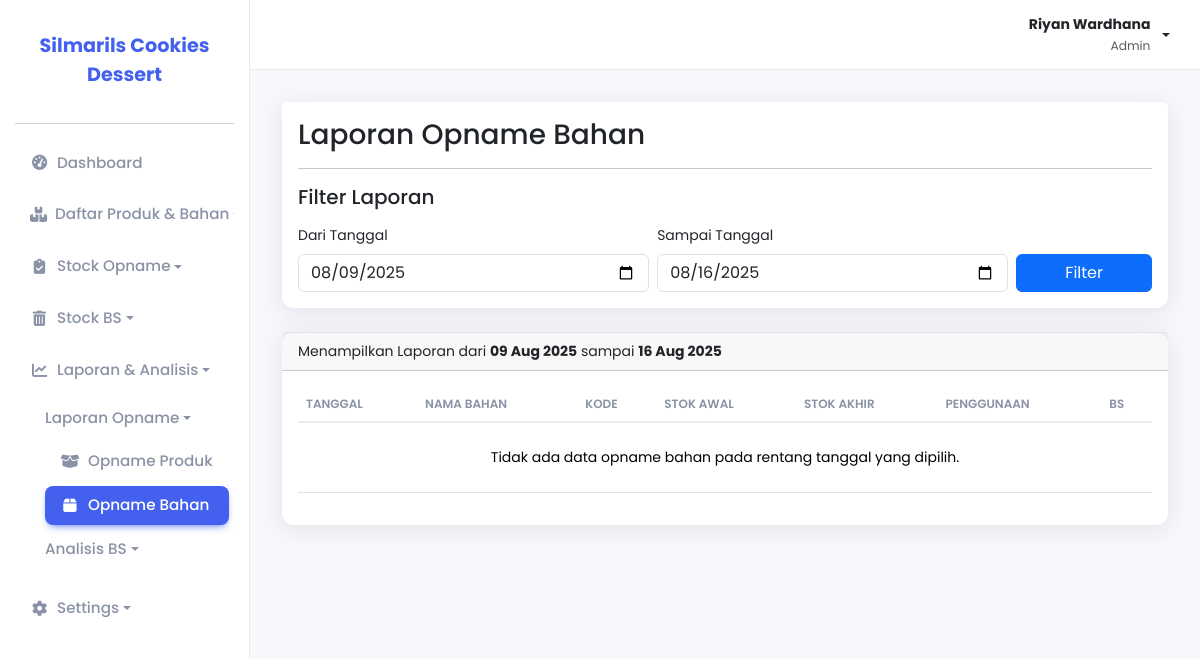
Before: /pages/laporan_opname/bahan/index.php (signed in) with the older database file.
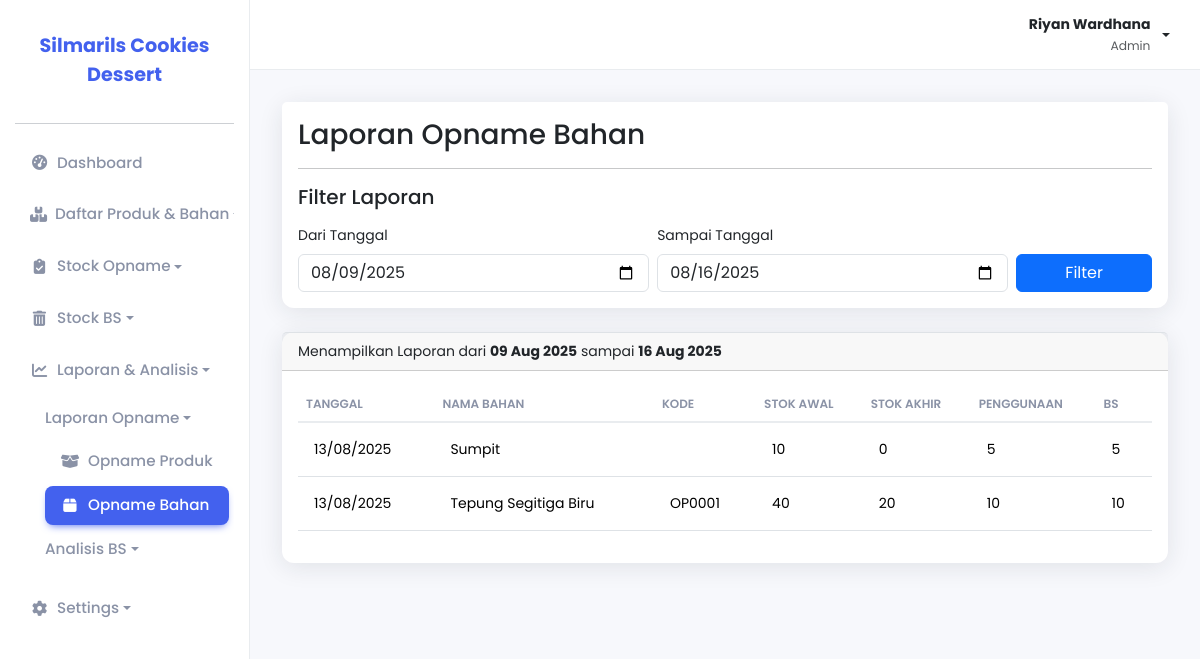
After: the same page with the newer database file.
### tables this page shows
CREATE TABLE `opname_bahan` (
  `id_opname` int NOT NULL,
  `nama_bahan` varchar(255) NOT NULL,
  `tanggal_opname` date NOT NULL,
  `kode` varchar(255) DEFAULT NULL,
  `stok_awal` varchar(255) DEFAULT NULL,
  `stok_akhir` varchar(255) DEFAULT NULL,
  `penggunaan` varchar(255) DEFAULT NULL,
  `bs` varchar(255) DEFAULT NULL
);

CREATE TABLE `bahan` (
  `nama_bahan` varchar(255) NOT NULL,
  `jumlah_bahan` int NOT NULL,
  `satuan_jumlah` varchar(255) NOT NULL,
  `tanggal_expired` date DEFAULT NULL,
  `status` enum('Layak','Rusak','Expired') NOT NULL DEFAULT 'Layak'
);

### pages/laporan_opname/bahan/index.php (the view)
<?php
include_once(__DIR__ . '/../../../includes/header.php');
$tanggal_akhir = $_GET['tanggal_akhir'] ?? date('Y-m-d');
$tanggal_mulai = $_GET['tanggal_mulai'] ?? date('Y-m-d', strtotime('-7 days', strtotime($tanggal_akhir)));
$stmt = $pdo->prepare("
    SELECT ob.*, b.nama_bahan
    FROM opname_bahan ob
    JOIN bahan b ON ob.nama_bahan = b.nama_bahan
    WHERE ob.tanggal_opname BETWEEN ? AND ?
    ORDER BY ob.tanggal_opname DESC, b.nama_bahan ASC
");
$stmt->execute([$tanggal_mulai, $tanggal_akhir]);
?>
<div class="card mb-4">
    <div class="card-header bg-white border-0 pb-0">
        <div class="my-2">
            <h1 class="h3 mb-0">Laporan Opname Bahan</h1>
        </div>
        <hr>
        <h5 class="card-title mb-0">Filter Laporan</h5>
    </div>
    <div class="card-body">
        <form method="GET" action="" class="row gx-2 gy-2 align-items-end">
            <div class="col-md-5">
                <label for="tanggal_mulai" class="form-label">Dari Tanggal</label>
                <input type="date" class="form-control" name="tanggal_mulai" value="<?php echo $tanggal_mulai; ?>">
            </div>
            <div class="col-md-5">
                <label for="tanggal_akhir" class="form-label">Sampai Tanggal</label>
                <input type="date" class="form-control" name="tanggal_akhir" value="<?php echo $tanggal_akhir; ?>">
            </div>
            <div class="col-md-2">
                <button type="submit" class="btn btn-primary w-100">Filter</button>
            </div>
        </form>
    </div>
</div>
<div class="card">
    <div class="card-header border-top">
        Menampilkan Laporan dari <strong><?php echo date('d M Y', strtotime($tanggal_mulai)); ?></strong> sampai <strong><?php echo date('d M Y', strtotime($tanggal_akhir)); ?></strong>
    </div>
    <div class="card-body">
        <div class="table-responsive">
            <table class="table table-modern">
                <thead>
                    <tr>
                        <th>Tanggal</th>
                        <th>Nama Bahan</th>
                        <th>Kode</th>
                        <th>Stok Awal</th>
                        <th>Stok Akhir</th>
                        <th>Penggunaan</th>
                        <th>BS</th>
                    </tr>
                </thead>
                <tbody>
                    <?php
                    if ($stmt->rowCount() > 0) {
                        while ($row = $stmt->fetch(PDO::FETCH_ASSOC)) {
                    ?>
                            <tr>
                                <td><?php echo date('d/m/Y', strtotime($row['tanggal_opname'])); ?></td>
                                <td><?php echo htmlspecialchars($row['nama_bahan'] ?? ''); ?></td>
                                <td><?php echo htmlspecialchars($row['kode'] ?? ''); ?></td>
                                <td><?php echo htmlspecialchars($row['stok_awal'] ?? ''); ?></td>
                                <td><?php echo htmlspecialchars($row['stok_akhir'] ?? ''); ?></td>
                                <td><?php echo htmlspecialchars($row['penggunaan'] ?? ''); ?></td>
                                <td><?php echo htmlspecialchars($row['bs'] ?? ''); ?></td>
                            </tr>
                    <?php
                        }
                    } else {
                        echo "<tr><td colspan='7' class='text-center py-4'>Tidak ada data opname bahan pada rentang tanggal yang dipilih.</td></tr>";
                    }
                    ?>
                </tbody>
            </table>
        </div>
    </div>
</div>
<?php
include_once(__DIR__ . '/../../../includes/footer.php');
?>

Changed rows visible on the page:
added opname_bahan: tanggal_opname "13/08/2025", bahan.nama_bahan "Sumpit", stok_awal "10", stok_akhir "0", penggunaan "5", bs "5"
added opname_bahan: tanggal_opname "13/08/2025", bahan.nama_bahan "Tepung Segitiga Biru", kode "OP0001", stok_awal "40", stok_akhir "20", penggunaan "10", bs "10"
Other visible differences:
text no longer shown: "Tidak ada data opname bahan pada rentang tanggal yang dipilih."
